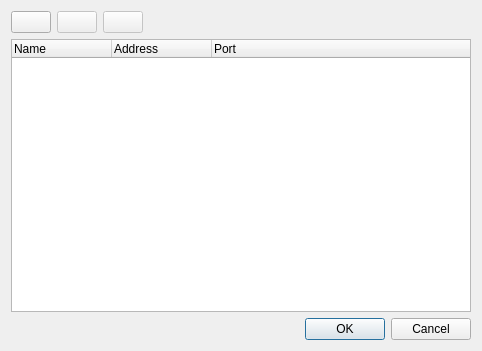
<?xml version="1.0" encoding="UTF-8"?>
<ui version="4.0">
 <class>RouterListDialog</class>
 <widget class="QDialog" name="RouterListDialog">
  <property name="geometry">
   <rect>
    <x>0</x>
    <y>0</y>
    <width>482</width>
    <height>351</height>
   </rect>
  </property>
  <property name="windowTitle">
   <string>Routers</string>
  </property>
  <layout class="QVBoxLayout" name="verticalLayout">
   <item>
    <layout class="QHBoxLayout" name="horizontalLayout_4">
     <item>
      <widget class="QPushButton" name="button_add_router">
       <property name="text">
        <string/>
       </property>
       <property name="icon">
        <iconset resource="../../console/resources/console.qrc">
         <normaloff>:/img/plus.png</normaloff>:/img/plus.png</iconset>
       </property>
      </widget>
     </item>
     <item>
      <widget class="QPushButton" name="button_modify_router">
       <property name="enabled">
        <bool>false</bool>
       </property>
       <property name="text">
        <string/>
       </property>
       <property name="icon">
        <iconset resource="../../console/resources/console.qrc">
         <normaloff>:/img/pencil.png</normaloff>:/img/pencil.png</iconset>
       </property>
      </widget>
     </item>
     <item>
      <widget class="QPushButton" name="button_delete_router">
       <property name="enabled">
        <bool>false</bool>
       </property>
       <property name="text">
        <string/>
       </property>
       <property name="icon">
        <iconset resource="../../console/resources/console.qrc">
         <normaloff>:/img/minus.png</normaloff>:/img/minus.png</iconset>
       </property>
      </widget>
     </item>
     <item>
      <spacer name="horizontalSpacer">
       <property name="orientation">
        <enum>Qt::Horizontal</enum>
       </property>
       <property name="sizeHint" stdset="0">
        <size>
         <width>40</width>
         <height>20</height>
        </size>
       </property>
      </spacer>
     </item>
    </layout>
   </item>
   <item>
    <widget class="QTreeWidget" name="tree_routers">
     <property name="indentation">
      <number>0</number>
     </property>
     <column>
      <property name="text">
       <string>Name</string>
      </property>
     </column>
     <column>
      <property name="text">
       <string>Address</string>
      </property>
     </column>
     <column>
      <property name="text">
       <string>Port</string>
      </property>
     </column>
    </widget>
   </item>
   <item>
    <widget class="QDialogButtonBox" name="button_box">
     <property name="standardButtons">
      <set>QDialogButtonBox::Cancel|QDialogButtonBox::Ok</set>
     </property>
    </widget>
   </item>
  </layout>
 </widget>
 <resources>
  <include location="../../console/resources/console.qrc"/>
 </resources>
 <connections/>
</ui>
